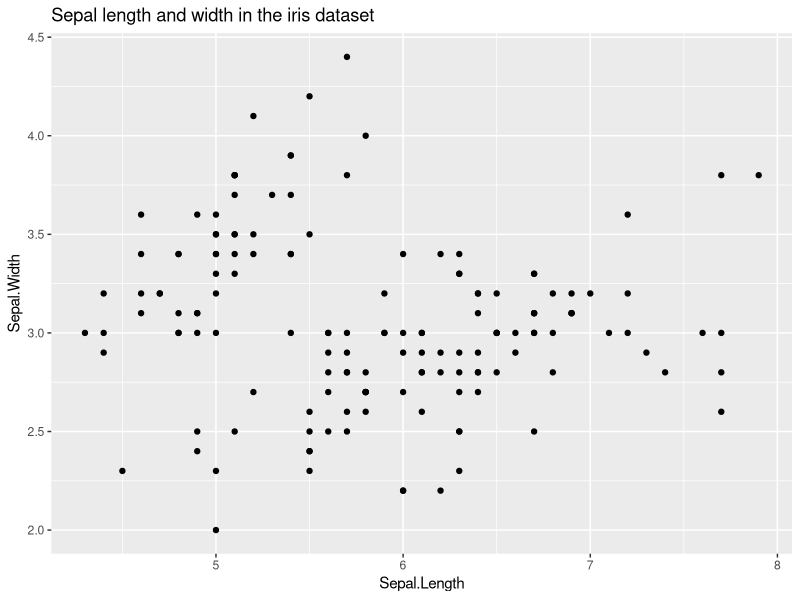
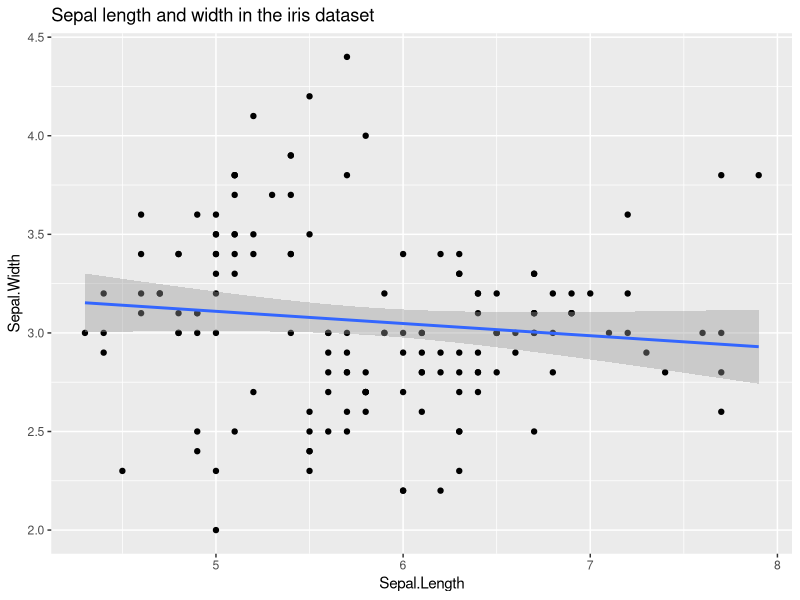
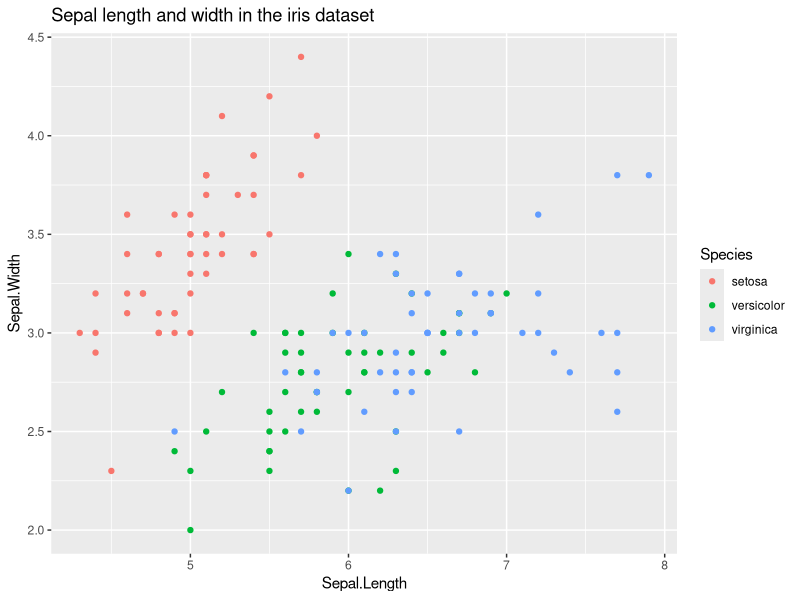
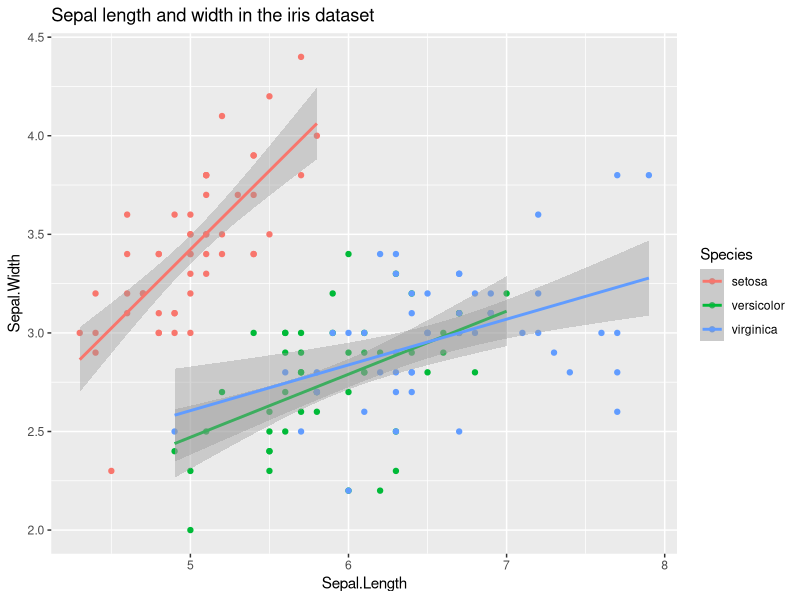
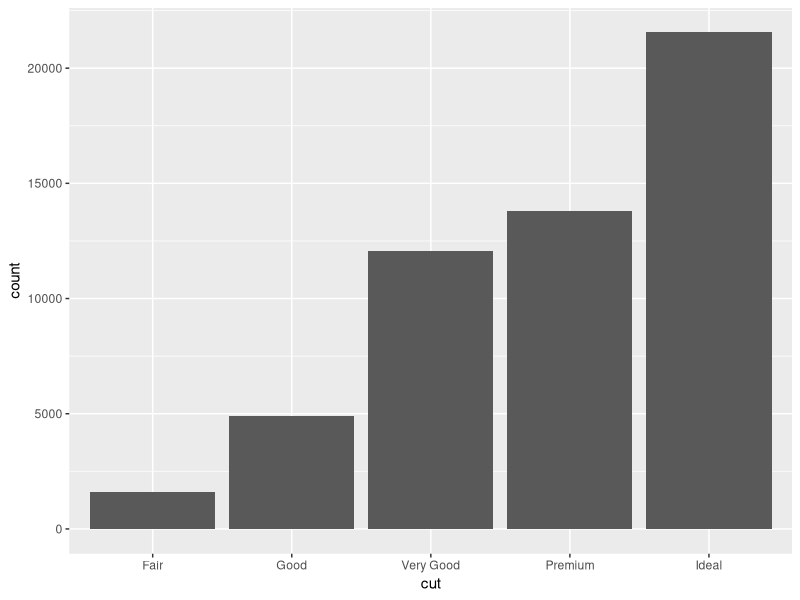
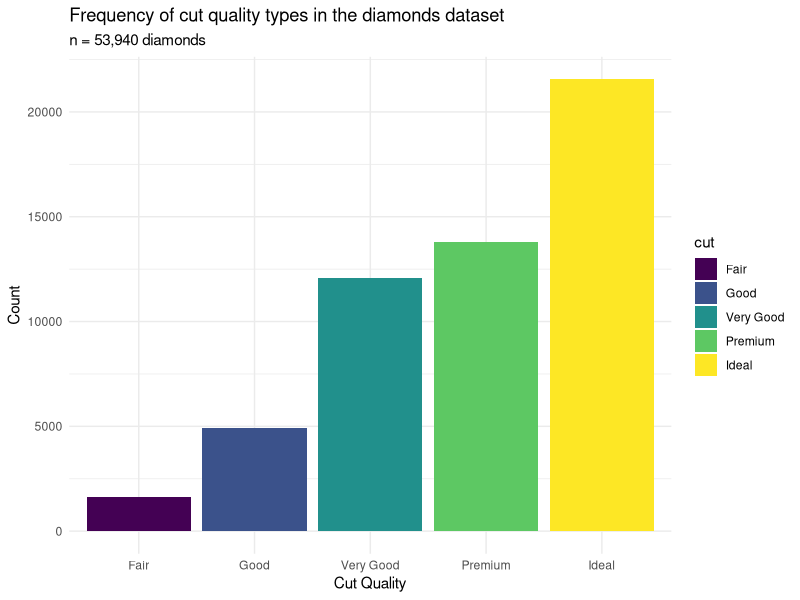
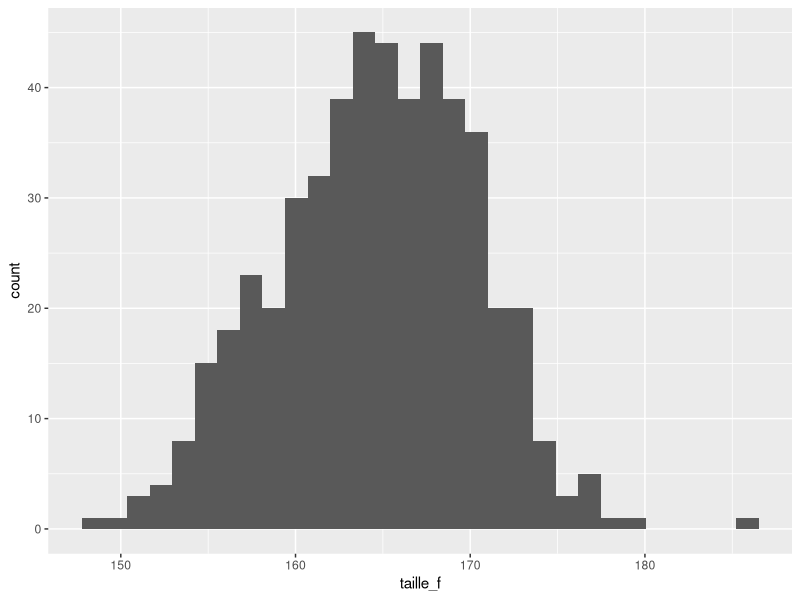
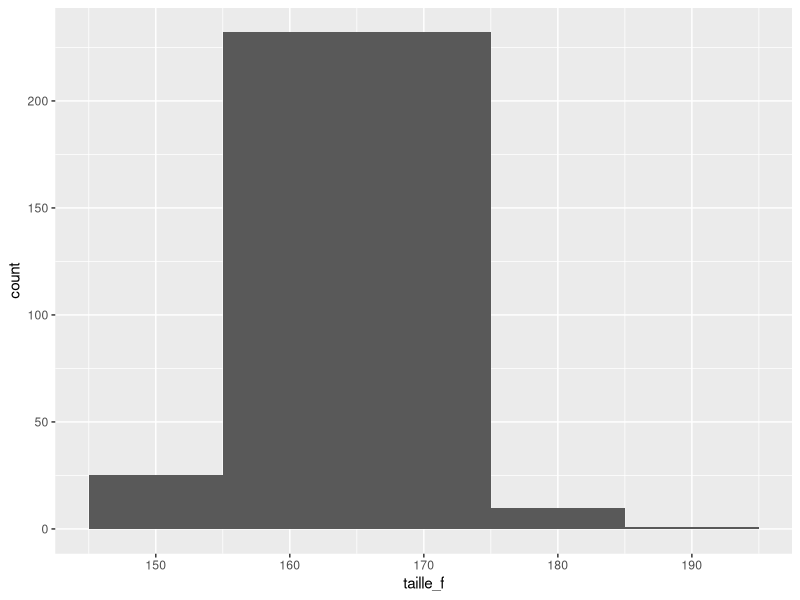

Write R code to recreate these figures, in order.
## ---- chunk 1
#| warning: false
# N'oubliez pas de charger les paquets tidyverse et ggthemes !
# Exécutez le code suivant pour le faire :
library(tidyverse)
library(ggthemes)
## ---- chunk 2
# nuage de points basique pour comparer la longueur et la largeur des sépales des iris
np1 <- ggplot(data = iris, 
               mapping = aes(x=Sepal.Length, y=Sepal.Width)) +
  geom_point() +
  labs(title = "Sepal length and width in the iris dataset")

print(np1)
## ---- chunk 3
#| warning: false
np1 + geom_smooth(method = lm)
## ---- chunk 4
# Ecrasons np1 en changeant un peu le code. Découvrez vous-même ce qui a changé dans le code !
np1 <- ggplot(iris, 
               aes(x=Sepal.Length, y=Sepal.Width, color = Species)) +
  geom_point() +
  labs(title = "Sepal length and width in the iris dataset")

print(np1)
## ---- chunk 5
#| warning: false
np1 + geom_smooth(method = lm)
## ---- chunk 6
db1 <- ggplot(data = diamonds, 
       mapping = aes(x = cut)) + 
        geom_bar()

print(db1)
## ---- chunk 7
library(ggthemes)

db1 <- ggplot(data = diamonds, 
       mapping = aes(x = cut, fill = cut)) + 
        geom_bar() +
        labs(title = "Frequency of cut quality types in the diamonds dataset",
             subtitle = "n = 53,940 diamonds",
             x = "Cut Quality", y = "Count") +
        theme_minimal()

print(db1)
## ---- chunk 8
#| warning: false
# Simulation de tailles de femmes en Suisse
# Créer 500 valeurs aléatoires de taille 
# (moyenne = 164.7 et écart-type = 5.6) avec la fonction rnorm().
taille_f <- rnorm(500, mean = 164.7, sd = 5.6)

head(taille_f)

# stocker taille_f comme objet de type "data.frame"
taille_f <- as.data.frame(taille_f)

# visualiser taille_f avec un histogramme basique
ggplot(data = taille_f, 
       mapping = aes(x=taille_f)) +
  geom_histogram()

# jouer avec le paramètre "binwidth" de l'histogramme 
# qui définit l'intervalle de la base de ses barres
ggplot(data = taille_f, 
       mapping = aes(x=taille_f)) +
  geom_histogram(binwidth = 10)

ggplot(data = taille_f, 
       mapping = aes(x=taille_f)) +
  geom_histogram(binwidth = 0.1)

ggplot(data = taille_f, 
       mapping = aes(x=taille_f)) +
  geom_histogram(binwidth = 1)

# stocker l'histogramme comme objet, nommé hist1, et modifier sa couleur
hist1 <- ggplot(data = taille_f, 
                 mapping = aes(x=taille_f)) +
  geom_histogram(binwidth = 1, color = "black", fill = "white")

print(hist1)

# Ajouter des couches supplémentaires pour améliorer la visualisation
# p. ex. des titres
hist1 <- hist1 + labs(title = "Histogramme des tailles de femmes en Suisse",
                        subtitle = "Simulation basée sur 500 observations",
                        x = "Taille en cm",
                        y = "Fréquence") +
        theme_bw()

print(hist1)
## ---- chunk 9
#| warning: false
#| echo: false
#| output: true
# Sample data creation
# Replace this with your actual dataframe and column name for the numerical values
set.seed(1238)
df <- data.frame(value = rnorm(300, mean = 5, sd = 2))

# Calculating summary statistics for annotations
summaries <- df %>% 
  summarise(
    Min = min(value),
    Q1 = quantile(value, 0.25),
    Median = median(value),
    Q3 = quantile(value, 0.75),
    Max = max(value),
    IQR = IQR(value)
  ) %>% 
  mutate(
    LowerWhisker = pmax(Q1 - 1.5 * IQR, Min),
    UpperWhisker = pmin(Q3 + 1.5 * IQR, Max)
  )

# Creating the boxplot with annotations
p <- ggplot(df, aes(x = factor(1), y = value)) +
  geom_boxplot() +
  geom_text(data = summaries, aes(x = 1.4, y = Q1, label = paste("Q1 :", round(Q1, 2))), hjust = -0.1) +
  geom_text(data = summaries, aes(x = 1.4, y = Median, label = paste("Médiane :", round(Median, 2))), hjust = -0.1) +
  geom_text(data = summaries, aes(x = 1.4, y = Q3, label = paste("Q3 :", round(Q3, 2))), hjust = -0.1) +
  geom_text(data = summaries, aes(x = 1.0, y = LowerWhisker, label = paste("Minimum (valeur extême) :", round(LowerWhisker, 2))), hjust = -0.3) +
  geom_text(data = summaries, aes(x = 1.0, y = UpperWhisker, label = paste("Maximum :", round(UpperWhisker, 2))), hjust = -0.3) +
  scale_x_discrete(labels = NULL) + # Hide x-axis labels
  theme_minimal() +
  theme(axis.title.x=element_blank(),
        axis.text.x=element_blank(),
        axis.ticks.x=element_blank()) +
  labs(title = "Boîte à moustache avec des valeurs aléatoires",
       y = "valeur")


# Display the plot
print(p)
## ---- chunk 10
# Avant de créer le boxplot, vérifions d'abord la structure de mtcars :
str(mtcars)
## ---- chunk 11
# Transformons donc cyl en facteur
mtcars$cyl <- as.factor(mtcars$cyl)

# Et maintenant nous pouvons construire notre boxplot
box1 <- ggplot(data = mtcars, 
          aes(x=cyl, y=mpg, fill = cyl)) + 
            geom_boxplot(alpha=0.2) + 
              labs(title = "Consommation de carburant (mpg) par nombre de cylindres dans mtcars", x = "Nombre de cylindres", y = "Miles per gallon (mpg)")
print(box1)
  
